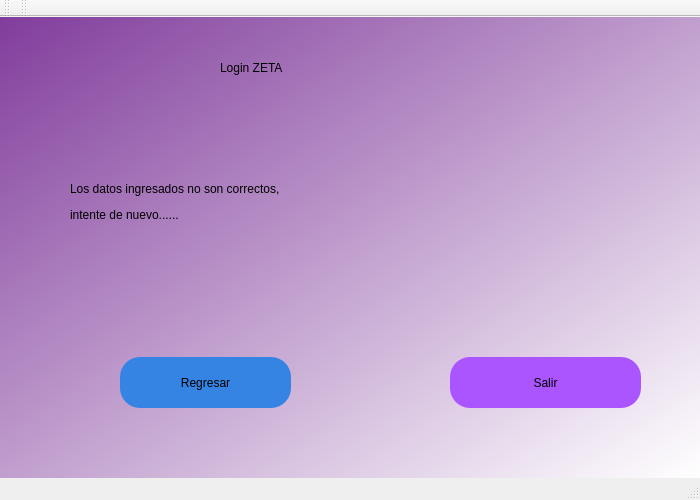
<?xml version="1.0" encoding="UTF-8"?>
<ui version="4.0">
 <class>MainWindow</class>
 <widget class="QMainWindow" name="MainWindow">
  <property name="geometry">
   <rect>
    <x>0</x>
    <y>0</y>
    <width>700</width>
    <height>500</height>
   </rect>
  </property>
  <property name="minimumSize">
   <size>
    <width>700</width>
    <height>500</height>
   </size>
  </property>
  <property name="maximumSize">
   <size>
    <width>700</width>
    <height>500</height>
   </size>
  </property>
  <property name="windowTitle">
   <string>MainWindow</string>
  </property>
  <property name="styleSheet">
   <string notr="true">QWidget#centralwidget{
background-color: qlineargradient(spread:pad, x1:0, y1:0, x2:1, y2:1, stop:0 rgba(129, 61, 156, 255), stop:1 rgba(255, 255, 255, 255));}</string>
  </property>
  <widget class="QWidget" name="centralwidget">
   <widget class="QLabel" name="label">
    <property name="geometry">
     <rect>
      <x>220</x>
      <y>10</y>
      <width>231</width>
      <height>81</height>
     </rect>
    </property>
    <property name="styleSheet">
     <string notr="true">font: 36pt &quot;San Francisco Display&quot;;</string>
    </property>
    <property name="text">
     <string>Login ZETA</string>
    </property>
   </widget>
   <widget class="QPushButton" name="regresar">
    <property name="geometry">
     <rect>
      <x>120</x>
      <y>340</y>
      <width>171</width>
      <height>51</height>
     </rect>
    </property>
    <property name="styleSheet">
     <string notr="true">border-radius:20px;
font: 14pt &quot;San Francisco Display&quot;;
background-color: rgb(53, 132, 228);</string>
    </property>
    <property name="text">
     <string>Regresar</string>
    </property>
   </widget>
   <widget class="QPushButton" name="pushButton_2">
    <property name="geometry">
     <rect>
      <x>450</x>
      <y>340</y>
      <width>191</width>
      <height>51</height>
     </rect>
    </property>
    <property name="styleSheet">
     <string notr="true">border-radius:20px;
font: 14pt &quot;San Francisco Display&quot;;
background-color:rgb(170,85,255)</string>
    </property>
    <property name="text">
     <string>Salir</string>
    </property>
   </widget>
   <widget class="QLabel" name="label_2">
    <property name="geometry">
     <rect>
      <x>70</x>
      <y>120</y>
      <width>591</width>
      <height>131</height>
     </rect>
    </property>
    <property name="styleSheet">
     <string notr="true">font: 16pt &quot;San Francisco Display&quot;;
font: 26pt &quot;San Francisco Display&quot;;</string>
    </property>
    <property name="text">
     <string>&lt;html&gt;&lt;head/&gt;&lt;body&gt;&lt;p&gt;Los datos ingresados no son correctos, &lt;/p&gt;&lt;p&gt;intente de nuevo......&lt;/p&gt;&lt;/body&gt;&lt;/html&gt;</string>
    </property>
   </widget>
  </widget>
  <widget class="QMenuBar" name="menubar">
   <property name="geometry">
    <rect>
     <x>0</x>
     <y>0</y>
     <width>700</width>
     <height>24</height>
    </rect>
   </property>
  </widget>
  <widget class="QStatusBar" name="statusbar"/>
  <widget class="QToolBar" name="toolBar">
   <property name="windowTitle">
    <string>toolBar</string>
   </property>
   <attribute name="toolBarArea">
    <enum>TopToolBarArea</enum>
   </attribute>
   <attribute name="toolBarBreak">
    <bool>false</bool>
   </attribute>
  </widget>
  <widget class="QToolBar" name="toolBar_2">
   <property name="windowTitle">
    <string>toolBar_2</string>
   </property>
   <attribute name="toolBarArea">
    <enum>TopToolBarArea</enum>
   </attribute>
   <attribute name="toolBarBreak">
    <bool>false</bool>
   </attribute>
  </widget>
 </widget>
 <resources/>
 <connections/>
</ui>
